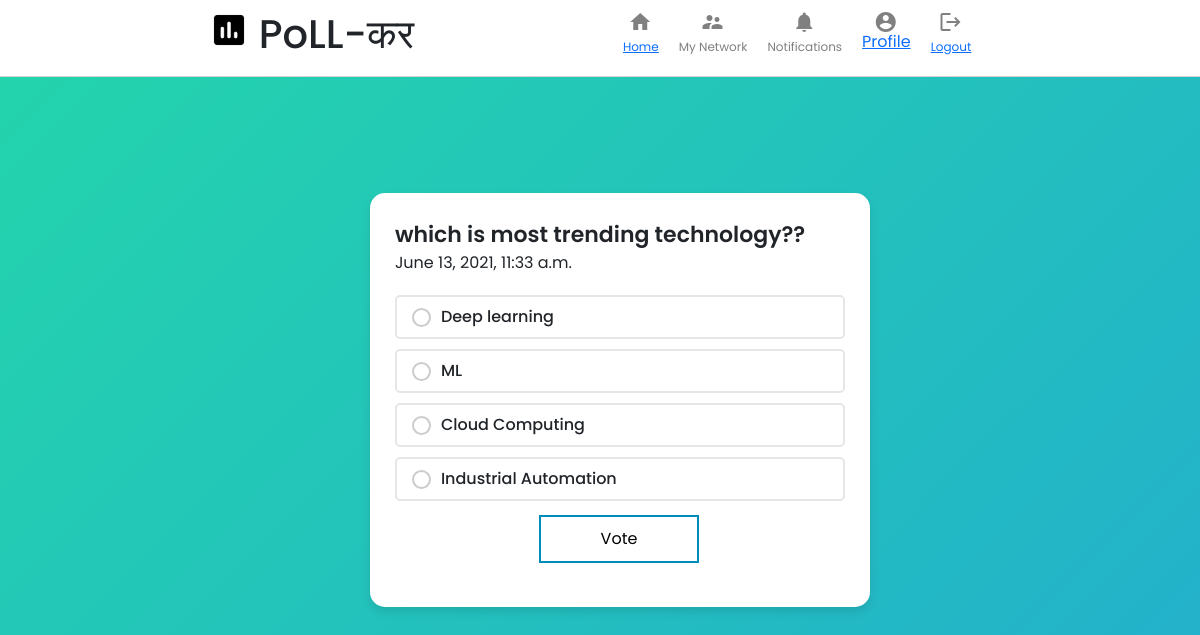
The page /vote/3 (signed in) on the database as committed earlier.
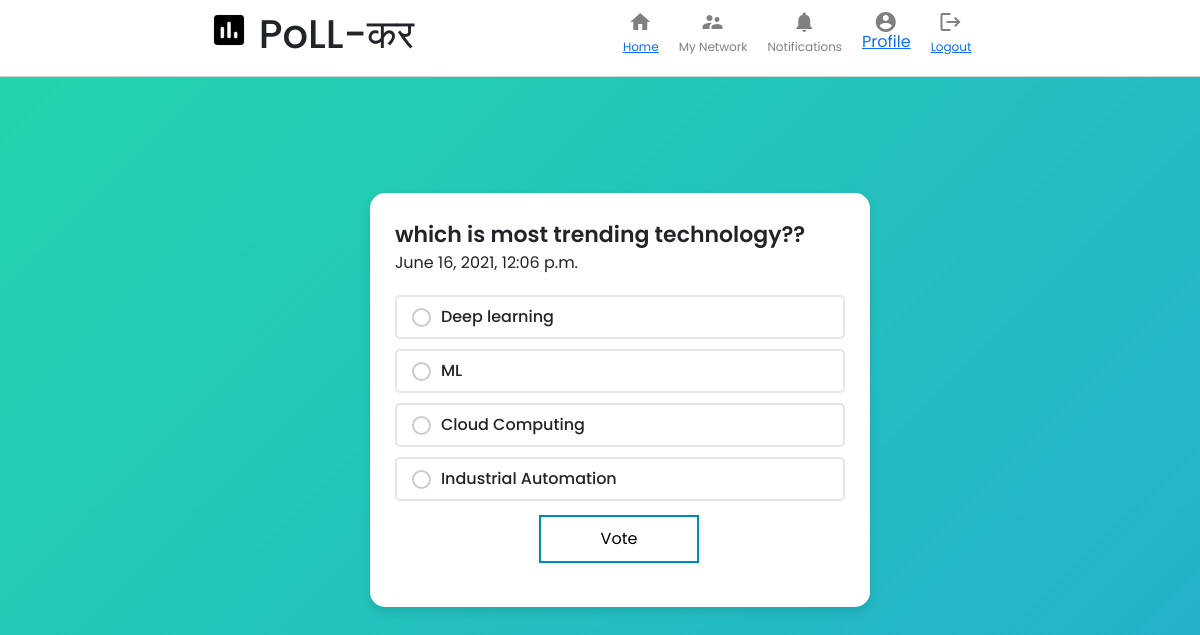
The same page on the database as committed later.
### main/models.py (models this page shows, shortened)
class Poll(models.Model):
    user = models.ForeignKey(User, on_delete=models.CASCADE)
    question = models.TextField()
    datetime = models.DateTimeField(auto_now=True)
    option_one = models.CharField(max_length=56)
    option_two = models.CharField(max_length=56)
    option_three = models.CharField(max_length=56)
    option_four = models.CharField(max_length=56)
    option_one_count = models.IntegerField(default=0)
    option_two_count = models.IntegerField(default=0)
    option_three_count = models.IntegerField(default=0)
    option_four_count = models.IntegerField(default=0)

### main/views.py (the view, shortened to what this page needs)
# urls.py: path('vote/<int:pk>', views.vote, name= 'vote' ),
@login_required(login_url='login')
def vote(request, pk):
    poll = models.Poll.objects.get(pk=pk)
    context = {
        'poll': poll
    }
    return render( request, 'main/vote.html', context)

### templates/main/vote.html (shortened to what this page needs)
{% load static %}
<!DOCTYPE html>
<html lang="en">
<head>
    <link href="https://cdn.jsdelivr.net/npm/bootstrap@5.0.1/dist/css/bootstrap.min.css" rel="stylesheet">
    <link rel="stylesheet" href="{% static 'css/index.css' %}" />
    <link rel="stylesheet" href="{% static 'css/card.css' %}">
</head>
<body>
    <div class="header">
        <div class="header__left">
            <img src="{% static 'img/logo1.png' %}" alt="" />
            <h1>PoLL-कर</h1>
        </div>
        <div class="header__right">
            <div class="headerOption">
                <i class="material-icons headerOption__icon"> home </i>
                <h3><a class="active" href="{% url 'allpolls' %}">Home</a></h3>
            </div>
            <div class="headerOption">
                <i class="material-icons headerOption__icon"> supervisor_account </i>
                <h3>My Network</h3>
            </div>
            <div class="headerOption">
                <i class="material-icons headerOption__icon"> notifications </i>
                <h3>Notifications</h3>
            </div>
            <div class="headerOption">
                <i class="material-icons headerOption__icon"> account_circle </i>
                <a href="{% url 'mypolls' %}">Profile</a>
            </div>
            <div class="headerOption">
                <i class="material-icons headerOption__icon"> logout </i>
                <h3><a href="{% url 'logout' %}">Logout</a></h3>
            </div>
        </div>
    </div>
    <br><br><br><br>
            <div>
                <div class="wrapper">
                    <header>{{ poll.question }}</header>
                    <span class="text">{{ poll.datetime }}</span>
                    <form method="POST">
                    <div class="poll-area">
                        <label for="opt-1" class="opt-1">
                            <div class="row">
                                <div class="column">
                                    <span class="circle"></span>
                                    <span>{{ poll.option_one }}</span>
                                </div>
                            </div>
                        </label>
                        <label for="opt-2" class="opt-2">
                            <div class="row">
                                <div class="column">
                                    <span class="circle"></span>
                                    <span class="text">{{ poll.option_two }}</span>
                                </div>
                            </div>
                        </label>
                        <label for="opt-3" class="opt-3">
                            <div class="row">
                                <div class="column">
                                    <span class="circle"></span>
                                    <span class="text">{{ poll.option_three }}</span>
                                </div>
                            </div>
                        </label>
                        <label for="opt-4" class="opt-4">
                            <div class="row">
                                <div class="column">
                                    <span class="circle"></span>
                                    <span class="text">{{ poll.option_four }}</span>
                                </div>
                            </div>
                        </label>
                            <center>
                                <div style="margin-left:-200px;">
                                    <button type="submit" class="button button2">Vote</button>
                                </div>
                            </center>
                    </div>
                    </form>
                </div>
            </div>
</body>
</html>

Rows that differ between the two databases and show on the page:
changed Poll "which is most trending technology??": datetime "June 13, 2021, 11:33 a.m." → "June 16, 2021, 12:06 p.m."
